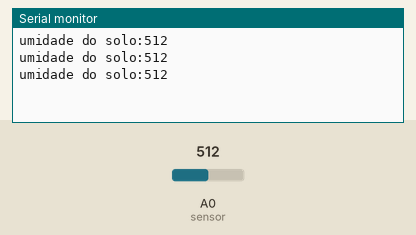
A sketch run on a simulated Arduino Uno, built with avr-gcc and run on an emulated ATmega328P. Shown: the last lines printed to the serial monitor. The inputs (shaded band) are chosen by the test bench; at power-on: A0 (sensor) = 512.

Above: at 1.3 s.
1.4 s: A0 (sensor) set to 716
At 1.9 s:
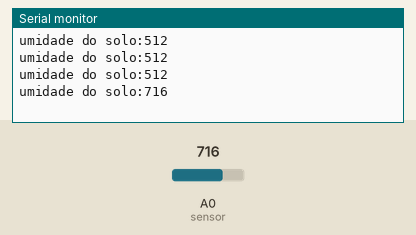
2.9 s: A0 (sensor) set to 900
At 3.4 s:
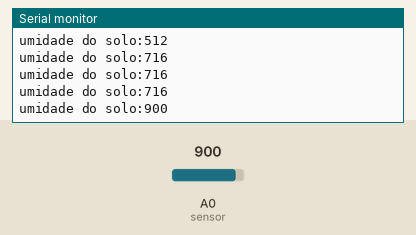
Timing chart, 0 to 5.9 s (numbered marks = the images above; inputs shaded):
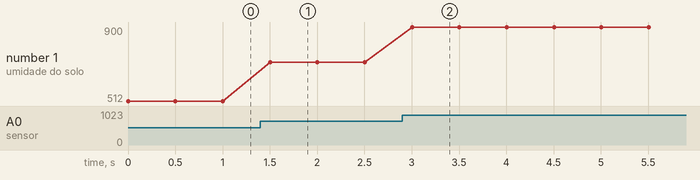

The sketch:

solo_esp8266.ino
```cpp
/*Program: GemüseGarten WeatherStation
   created by Paloma Passos
*/

//Include Libraries
void setup() {
 Serial.begin(115200); // open serial port, set the baud rate as 9600 bps
}
void loop() {
 int val;
 val = analogRead(A0); //connect sensor to Analog 0
 Serial.print("umidade do solo:");
 Serial.println(val); //print the value to serial port
 delay(500);
}
```

Measured:
- after the input at 1.4 s, the serial monitor: prints a new line after 0.10 s (image 1)
- after the input at 2.9 s, the serial monitor: prints a new line after 0.10 s (image 2)
- plotted number 1: 512 → 716 after the input at 1.4 s, 716 → 900 after the input at 2.9 s
